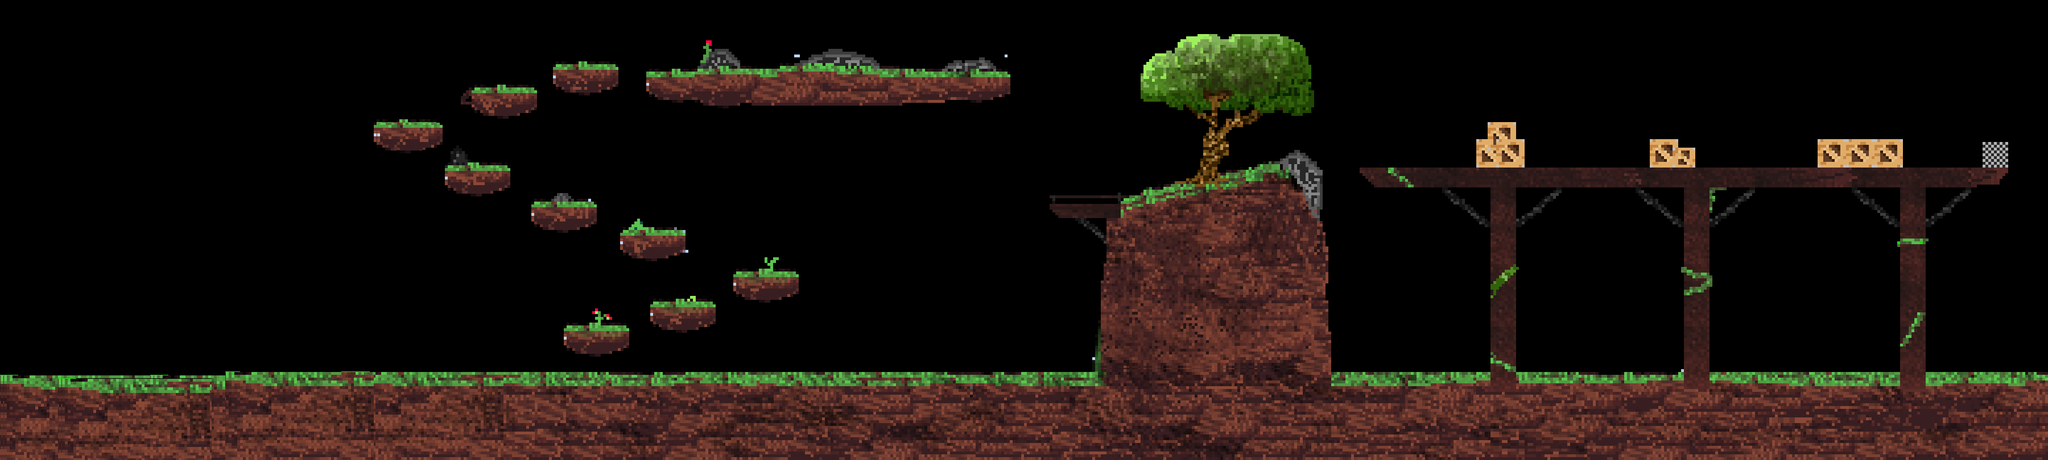

This game map was drawn from its Tiled (.tmx) file and the tilesets committed beside it. A one-line description and the trimmed map source follow:
An orthogonal 600x135 tile map with 6x6 px tiles, 2 tile layers (background, platforms) and 7 objects.

<map version="1.8" tiledversion="1.8.2" orientation="orthogonal" renderorder="right-down" width="600" height="135" tilewidth="6" tileheight="6" infinite="0" nextlayerid="5" nextobjectid="8">
 <editorsettings>
  <export target="../mapData/grasslevel.json" format="json" />
 </editorsettings>
 <tileset firstgid="1" name="grass-level" tilewidth="6" tileheight="6" tilecount="62500" columns="500">
  <image source="../img/grassworld.png" trans="ff00ff" width="3000" height="750" />
 </tileset>
 <layer id="1" name="background" width="600" height="135">
  <data>[81000 cells, 46054 non-empty, 43327 distinct tile ids]</data>
 </layer>
 <layer id="3" name="platforms" width="600" height="135">
  <data>[81000 cells, 5260 non-empty, 5178 distinct tile ids]</data>
 </layer>
 <objectgroup id="4" name="finish">
  <object id="1" gid="16987" x="3485" y="293.5" width="6" height="6" />
  <object id="2" gid="16987" x="3484.5" y="286" width="6" height="6" />
  <object id="3" gid="16987" x="3484.5" y="280.5" width="6" height="6" />
  <object id="4" gid="16987" x="3484.5" y="275" width="6" height="6" />
  <object id="5" gid="16987" x="3484.5" y="268.5" width="6" height="6" />
  <object id="6" gid="16987" x="3485" y="263.5" width="6" height="6" />
  <object id="7" gid="16987" x="3484.5" y="257.5" width="6" height="6" />
 </objectgroup>
</map>